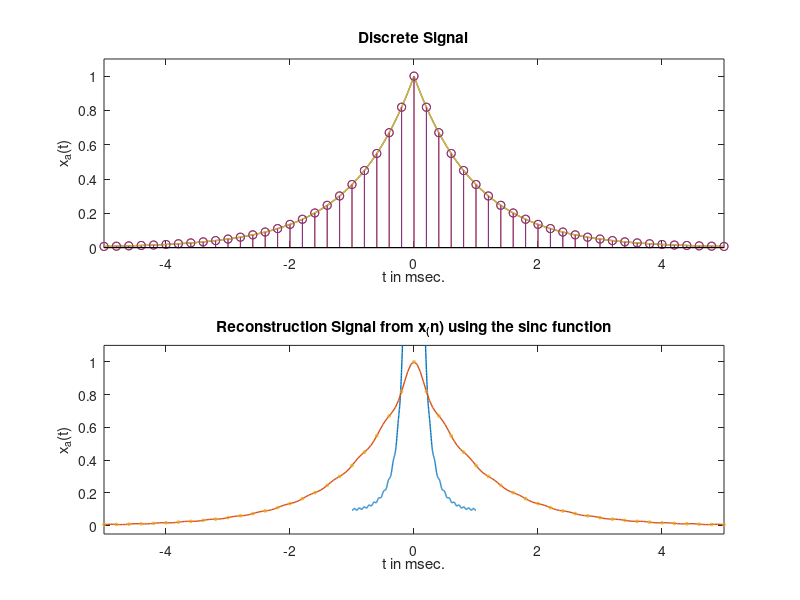

Reproduce this figure in MATLAB.
% Freq response example1
clc; close all;
w = [0:1:500]*pi/500; % [0 pi] axix divided into 501 points.
X = exp(1j*w) ./ (exp(1j*w) - 0.9*ones(1,501));
magX = abs(X); angX = angle(X);

subplot(2,1,1); plot(w/pi,magX,'linewidth',1); grid; axis([0,1,0,10])
title('Magnitude Response'); ylabel('|H|');

subplot(2,1,2); plot(w/pi,angX/pi,'linewidth',1); grid; 
xlabel('frequency in \pi units'); ylabel('Phase in pi Radians');
title('Phase Response'); 


% Reconstruction example2(a)
clear all; clc;

% Analog Signal
Dt = 0.00005;
t = -0.005:Dt:0.005;
xa = exp(-1000*abs(t));
% Discrete-time Signal
Ts = 0.0002; n = -25:1:25;
x = exp(-1000*abs(n*Ts));
% Discrete-time Fourier transform
K = 500; k = 0:1:K;
w = pi*k/K;
X = x * exp(-j*n'*w);
X = real(X);
w = [-fliplr(w), w(2:K+1)];
X = [fliplr(X), X(2:K+1)];

subplot(2,1,1); plot(t*1000,xa,'linewidth',1,'LineStyle','-'); 
xlabel('t in msec.','VerticalAlignment','middle'); ylabel('x_a(t)')
title('Discrete Signal'); hold on; axis([-5,5,0,1.1]);

Hs = stem(n*Ts*1000,x);
subplot(2,1,2); plot(w/pi,X,'linewidth',1); 
xlabel('Frequency in \pi units'); ylabel('X_1(e^(j\omega))')
title('Discrete-time Fourier Transform','VerticalAlignment','baseline'); hold on; axis([-1,1,0,10.2]);




% Reconstruction example2(b)
close all; clear all; clc;

% Discrete-time Signal x1(n)
Ts = 0.0002; Fs = 1/Ts; n = -25:1:25; nTs = n*Ts;
x = exp(-1000*abs(nTs));

% Analog Signal reconstruction
Dt = 0.00005;
t = -0.005:Dt:0.005;
xa = x * sinc(Fs*(ones(length(nTs),1)*t-nTs'*ones(1,length(t))));


% Check
error = max(abs(xa - exp(-1000*abs(t))))

% Plots
xa2 = exp(-1000*abs(t));
subplot(2,1,1); plot(t*1000,xa2,'linewidth',1,'LineStyle','-'); 
xlabel('t in msec.','VerticalAlignment','middle'); ylabel('x_a(t)')
title('Discrete Signal'); hold on; axis([-5,5,0,1.1]);
Hs = stem(n*Ts*1000,x);

subplot(2,1,2); plot(t*1000,xa,'linewidth',1,'LineStyle','-'); 
xlabel('t in msec.','VerticalAlignment','middle'); ylabel('x_a(t)')
title('Reconstruction Signal from x_(n) using the sinc function');
hold on;
Hs1 = plot(n*Ts*1000,x,'o','markersize',2); hold off
axis([-5,5,-0.05,1.1]);